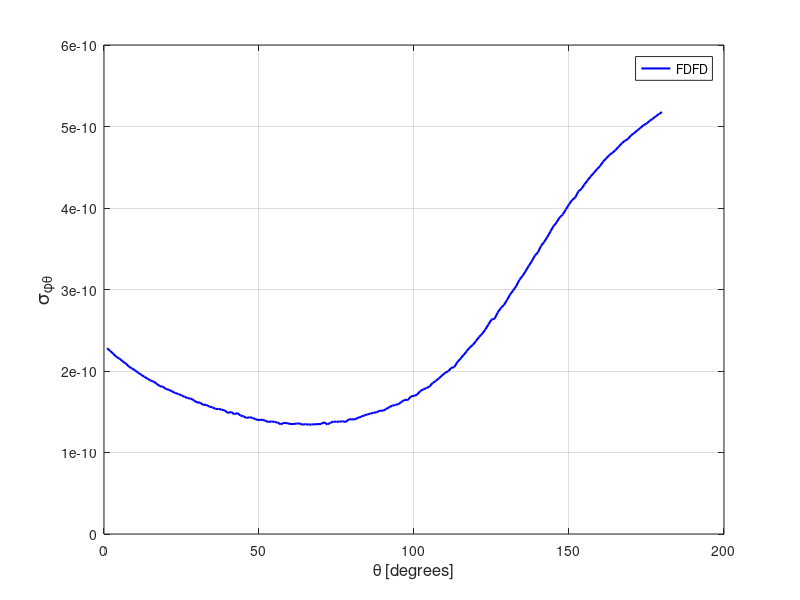

Here is the MATLAB script that generated this plot:
spt = [ 
    1  0.22793790E-09
    2  0.22449956E-09
    3  0.22113256E-09
    4  0.21729352E-09
    5  0.21517112E-09
    6  0.21185932E-09
    7  0.20924505E-09
    8  0.20547004E-09
    9  0.20314393E-09
   10  0.20078995E-09
   11  0.19803810E-09
   12  0.19538160E-09
   13  0.19292488E-09
   14  0.19062829E-09
   15  0.18834793E-09
   16  0.18699778E-09
   17  0.18426204E-09
   18  0.18143737E-09
   19  0.18072049E-09
   20  0.17794075E-09
   21  0.17683499E-09
   22  0.17487006E-09
   23  0.17293651E-09
   24  0.17180979E-09
   25  0.17013606E-09
   26  0.16834704E-09
   27  0.16662434E-09
   28  0.16613527E-09
   29  0.16398044E-09
   30  0.16134759E-09
   31  0.16131672E-09
   32  0.15838202E-09
   33  0.15856105E-09
   34  0.15625784E-09
   35  0.15546459E-09
   36  0.15337767E-09
   37  0.15344874E-09
   38  0.15251451E-09
   39  0.15146398E-09
   40  0.14846523E-09
   41  0.14980650E-09
   42  0.14698093E-09
   43  0.14842585E-09
   44  0.14551427E-09
   45  0.14435317E-09
   46  0.14233585E-09
   47  0.14330036E-09
   48  0.14231066E-09
   49  0.14061599E-09
   50  0.13978507E-09
   51  0.14025019E-09
   52  0.13906984E-09
   53  0.13742987E-09
   54  0.13813707E-09
   55  0.13748253E-09
   56  0.13673120E-09
   57  0.13456021E-09
   58  0.13633898E-09
   59  0.13604680E-09
   60  0.13507614E-09
   61  0.13489476E-09
   62  0.13538912E-09
   63  0.13574479E-09
   64  0.13414134E-09
   65  0.13480221E-09
   66  0.13418229E-09
   67  0.13443784E-09
   68  0.13464709E-09
   69  0.13479445E-09
   70  0.13506657E-09
   71  0.13708144E-09
   72  0.13456984E-09
   73  0.13622267E-09
   74  0.13806806E-09
   75  0.13758336E-09
   76  0.13795319E-09
   77  0.13833461E-09
   78  0.13742445E-09
   79  0.14080118E-09
   80  0.14066243E-09
   81  0.14071057E-09
   82  0.14266228E-09
   83  0.14396802E-09
   84  0.14560543E-09
   85  0.14668140E-09
   86  0.14782503E-09
   87  0.14878308E-09
   88  0.14952793E-09
   89  0.15137913E-09
   90  0.15124565E-09
   91  0.15328587E-09
   92  0.15558986E-09
   93  0.15747444E-09
   94  0.15836661E-09
   95  0.15937786E-09
   96  0.16225569E-09
   97  0.16459840E-09
   98  0.16428493E-09
   99  0.16878489E-09
  100  0.16954872E-09
  101  0.17087839E-09
  102  0.17530674E-09
  103  0.17741666E-09
  104  0.17907766E-09
  105  0.18086313E-09
  106  0.18525695E-09
  107  0.18765656E-09
  108  0.19097691E-09
  109  0.19434593E-09
  110  0.19758971E-09
  111  0.19962679E-09
  112  0.20376392E-09
  113  0.20482907E-09
  114  0.21110996E-09
  115  0.21519876E-09
  116  0.21967136E-09
  117  0.22428494E-09
  118  0.22895962E-09
  119  0.23211377E-09
  120  0.23676278E-09
  121  0.24178154E-09
  122  0.24564567E-09
  123  0.25089705E-09
  124  0.25693070E-09
  125  0.26321006E-09
  126  0.26412780E-09
  127  0.27178226E-09
  128  0.27721031E-09
  129  0.28091413E-09
  130  0.28714303E-09
  131  0.29386332E-09
  132  0.29887512E-09
  133  0.30438682E-09
  134  0.31191114E-09
  135  0.31656602E-09
  136  0.32253653E-09
  137  0.32896677E-09
  138  0.33467135E-09
  139  0.34168460E-09
  140  0.34574263E-09
  141  0.35358394E-09
  142  0.35839814E-09
  143  0.36436351E-09
  144  0.37115100E-09
  145  0.37775649E-09
  146  0.38232739E-09
  147  0.38863501E-09
  148  0.39203044E-09
  149  0.39824341E-09
  150  0.40440454E-09
  151  0.40980333E-09
  152  0.41280282E-09
  153  0.42027062E-09
  154  0.42344520E-09
  155  0.42903933E-09
  156  0.43403281E-09
  157  0.43878759E-09
  158  0.44297396E-09
  159  0.44757315E-09
  160  0.45140824E-09
  161  0.45689608E-09
  162  0.46072715E-09
  163  0.46490933E-09
  164  0.46771154E-09
  165  0.47106158E-09
  166  0.47523996E-09
  167  0.47931209E-09
  168  0.48260390E-09
  169  0.48447846E-09
  170  0.48914828E-09
  171  0.49181403E-09
  172  0.49503518E-09
  173  0.49817606E-09
  174  0.50146032E-09
  175  0.50364479E-09
  176  0.50691240E-09
  177  0.50950477E-09
  178  0.51250909E-09
  179  0.51529919E-09
  180  0.51767757E-09
  181  0.52047178E-09
  182  0.52302707E-09
  183  0.52595750E-09
  184  0.52882876E-09
  185  0.53159882E-09
  186  0.53360327E-09
  187  0.53677685E-09
  188  0.53857052E-09
  189  0.54175336E-09
  190  0.54364341E-09
  191  0.54700600E-09
  192  0.54908739E-09
  193  0.55207883E-09
  194  0.55406807E-09
  195  0.55644189E-09
  196  0.55955074E-09
  197  0.56283544E-09
  198  0.56557692E-09
  199  0.56726451E-09
  200  0.56956517E-09
  201  0.57236299E-09
  202  0.57535332E-09
  203  0.57712768E-09
  204  0.57919813E-09
  205  0.58130606E-09
  206  0.58329463E-09
  207  0.58537164E-09
  208  0.58562982E-09
  209  0.58929289E-09
  210  0.58907351E-09
  211  0.59194399E-09
  212  0.59259647E-09
  213  0.59494726E-09
  214  0.59425737E-09
  215  0.59568134E-09
  216  0.59527117E-09
  217  0.59525135E-09
  218  0.59465083E-09
  219  0.59550181E-09
  220  0.59489713E-09
  221  0.59426625E-09
  222  0.59501981E-09
  223  0.59172839E-09
  224  0.59202648E-09
  225  0.58978727E-09
  226  0.58719840E-09
  227  0.58444366E-09
  228  0.58653138E-09
  229  0.58215366E-09
  230  0.57981903E-09
  231  0.57805472E-09
  232  0.57344385E-09
  233  0.57094263E-09
  234  0.56785526E-09
  235  0.56328903E-09
  236  0.56046645E-09
  237  0.55693106E-09
  238  0.55228988E-09
  239  0.54826160E-09
  240  0.54462829E-09
  241  0.53953492E-09
  242  0.53721849E-09
  243  0.53129501E-09
  244  0.52816368E-09
  245  0.52418575E-09
  246  0.51971771E-09
  247  0.51526933E-09
  248  0.51003679E-09
  249  0.50605237E-09
  250  0.50133797E-09
  251  0.49760274E-09
  252  0.49418680E-09
  253  0.49146431E-09
  254  0.48512749E-09
  255  0.48311832E-09
  256  0.48032217E-09
  257  0.47488347E-09
  258  0.47237525E-09
  259  0.47019710E-09
  260  0.46628140E-09
  261  0.46219512E-09
  262  0.45887055E-09
  263  0.45637424E-09
  264  0.45580972E-09
  265  0.45231910E-09
  266  0.45000045E-09
  267  0.44724308E-09
  268  0.44284412E-09
  269  0.44563281E-09
  270  0.44181481E-09
  271  0.43972079E-09
  272  0.43939322E-09
  273  0.44061768E-09
  274  0.43802073E-09
  275  0.43692946E-09
  276  0.43599718E-09
  277  0.43526768E-09
  278  0.43402085E-09
  279  0.43328335E-09
  280  0.43269835E-09
  281  0.43267886E-09
  282  0.43264570E-09
  283  0.43530032E-09
  284  0.43398085E-09
  285  0.43388071E-09
  286  0.43279369E-09
  287  0.43483378E-09
  288  0.43393428E-09
  289  0.43536752E-09
  290  0.43651116E-09
  291  0.43616075E-09
  292  0.43682741E-09
  293  0.43706627E-09
  294  0.43617573E-09
  295  0.43804621E-09
  296  0.43653967E-09
  297  0.43758552E-09
  298  0.43778678E-09
  299  0.44071341E-09
  300  0.43802484E-09
  301  0.43761728E-09
  302  0.43694609E-09
  303  0.43816165E-09
  304  0.43511467E-09
  305  0.43415649E-09
  306  0.43190823E-09
  307  0.43365847E-09
  308  0.43237988E-09
  309  0.43282627E-09
  310  0.43049445E-09
  311  0.42885681E-09
  312  0.42803389E-09
  313  0.42396120E-09
  314  0.42164072E-09
  315  0.42088602E-09
  316  0.41719950E-09
  317  0.41524117E-09
  318  0.41004697E-09
  319  0.40743522E-09
  320  0.40488207E-09
  321  0.39961884E-09
  322  0.39718545E-09
  323  0.39380915E-09
  324  0.39195464E-09
  325  0.38635703E-09
  326  0.38364500E-09
  327  0.37926848E-09
  328  0.37548406E-09
  329  0.37096856E-09
  330  0.36564371E-09
  331  0.36059977E-09
  332  0.35601910E-09
  333  0.35132178E-09
  334  0.34754338E-09
  335  0.34133121E-09
  336  0.33691311E-09
  337  0.33223235E-09
  338  0.32594819E-09
  339  0.32166408E-09
  340  0.31722361E-09
  341  0.31220385E-09
  342  0.30902669E-09
  343  0.30211911E-09
  344  0.29835895E-09
  345  0.29393818E-09
  346  0.28945332E-09
  347  0.28393823E-09
  348  0.27962269E-09
  349  0.27507546E-09
  350  0.27053162E-09
  351  0.26552269E-09
  352  0.26186969E-09
  353  0.25812000E-09
  354  0.25368016E-09
  355  0.24934549E-09
  356  0.24568172E-09
  357  0.24202018E-09
  358  0.23922350E-09
  359  0.23505820E-09
  360  0.23130431E-09
 ]; 
plot(spt(1:180,1),spt(1:180,2),'b-','linewidth',1.5 ); 
grid on 
legend('FDFD');
xlabel('\theta [degrees]','FontSize',12);
ylabel('\sigma_{\phi\theta}','FontSize',14);
